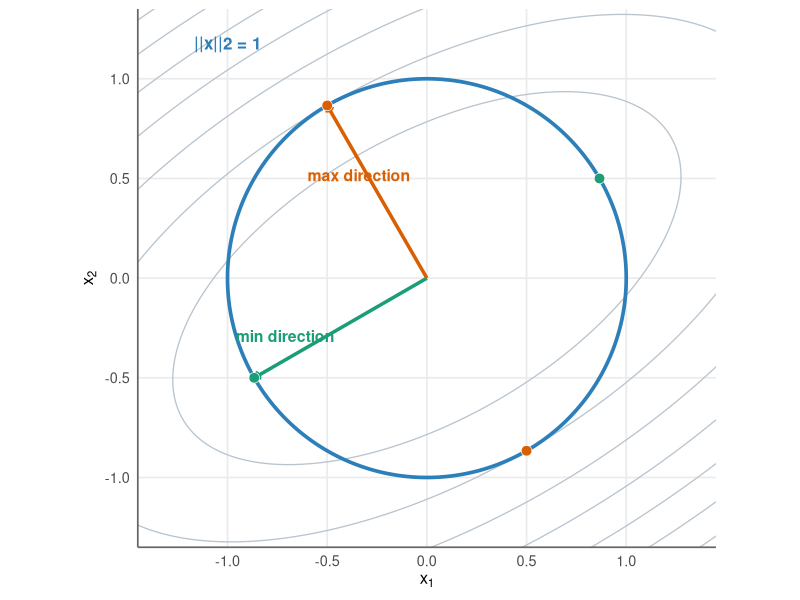
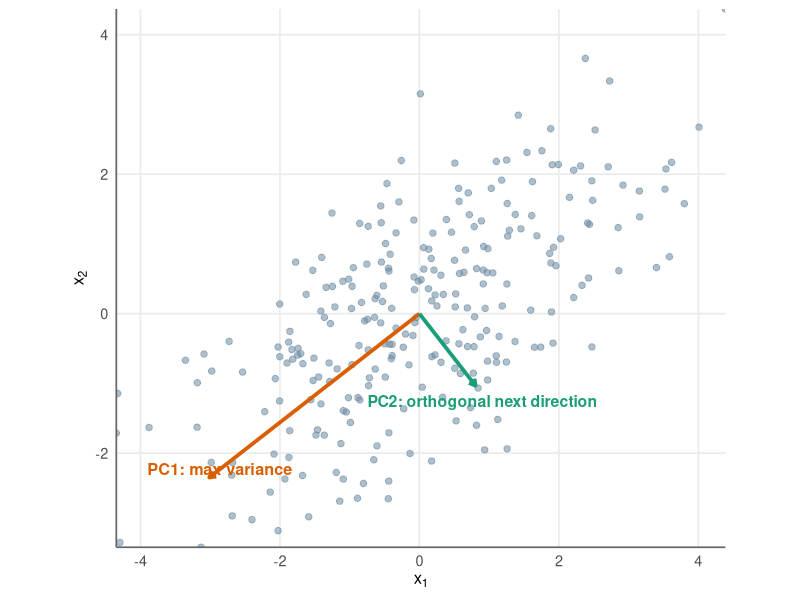

Here is the R script that generated these plots, in order:
library(ggplot2)
library(grid)
library(gridExtra)

script_arg <- grep("^--file=", commandArgs(trailingOnly = FALSE), value = TRUE)
script_path <- if (length(script_arg) > 0) {
  normalizePath(sub("^--file=", "", script_arg[1]))
} else {
  normalizePath(getwd())
}
script_dir <- if (file.info(script_path)$isdir) script_path else dirname(script_path)
figure_dir <- file.path(script_dir, "..", "figure")

theme_set(
  theme_minimal(base_size = 13) +
    theme(
      panel.grid.minor = element_blank(),
      plot.title = element_text(face = "bold", size = 13),
      plot.subtitle = element_text(size = 11),
      axis.title = element_text(size = 12)
    )
)

cols <- list(
  contour = "#B8C4CF",
  feasible_line = "#2C7FB8",
  feasible_fill = "#DCEAF6",
  min_dir = "#1B9E77",
  max_dir = "#D95F02",
  point = "#11324D",
  accent = "#B14D6C",
  data = "#6C8AA3"
)

rot_mat <- function(angle) {
  matrix(
    c(cos(angle), -sin(angle), sin(angle), cos(angle)),
    nrow = 2,
    byrow = TRUE
  )
}

# -----------------------------------------------------------------------------
# Figure 1: quadratic form on the unit circle
# -----------------------------------------------------------------------------

eigvals <- c(0.55, 2.20)
rotation <- rot_mat(pi / 6)
A <- rotation %*% diag(eigvals) %*% t(rotation)
eig <- eigen(A)
v_max <- eig$vectors[, 1]
v_min <- eig$vectors[, 2]

quad_value <- function(x1, x2, A) {
  A[1, 1] * x1^2 + 2 * A[1, 2] * x1 * x2 + A[2, 2] * x2^2
}

grid_df <- expand.grid(
  x1 = seq(-1.55, 1.55, length.out = 260),
  x2 = seq(-1.55, 1.55, length.out = 260)
)
grid_df$z <- quad_value(grid_df$x1, grid_df$x2, A)

theta <- seq(0, 2 * pi, length.out = 500)
circle_df <- data.frame(
  x1 = cos(theta),
  x2 = sin(theta)
)

dir_df <- data.frame(
  x = c(0, 0),
  y = c(0, 0),
  xend = c(v_min[1], v_max[1]),
  yend = c(v_min[2], v_max[2]),
  kind = c("min", "max")
)

point_df <- data.frame(
  x1 = c(v_min[1], -v_min[1], v_max[1], -v_max[1]),
  x2 = c(v_min[2], -v_min[2], v_max[2], -v_max[2]),
  kind = c("min", "min", "max", "max")
)

p1 <- ggplot() +
  geom_contour(
    data = grid_df,
    aes(x = x1, y = x2, z = z),
    bins = 10,
    color = cols$contour,
    linewidth = 0.45
  ) +
  geom_path(
    data = circle_df,
    aes(x = x1, y = x2),
    color = cols$feasible_line,
    linewidth = 1.25
  ) +
  geom_segment(
    data = dir_df,
    aes(x = x, y = y, xend = xend, yend = yend, color = kind),
    linewidth = 1.2,
    arrow = arrow(length = unit(0.18, "cm"))
  ) +
  geom_point(
    data = point_df,
    aes(x = x1, y = x2, fill = kind),
    shape = 21,
    size = 3.3,
    color = "white",
    stroke = 0.35,
    show.legend = FALSE
  ) +
  scale_color_manual(values = c(min = cols$min_dir, max = cols$max_dir)) +
  scale_fill_manual(values = c(min = cols$min_dir, max = cols$max_dir)) +
  annotate("text", x = -1.00, y = 1.18, label = "||x||2 = 1", color = cols$feasible_line, size = 4.3, fontface = "bold") +
  annotate("text", x = 0.82 * v_min[1], y = 0.82 * v_min[2] + 0.12, label = "min direction", color = cols$min_dir, size = 4.0, fontface = "bold") +
  annotate("text", x = 0.78 * v_max[1] + 0.05, y = 0.78 * v_max[2] - 0.16, label = "max direction", color = cols$max_dir, size = 4.0, fontface = "bold") +
  coord_equal(xlim = c(-1.45, 1.45), ylim = c(-1.35, 1.35), expand = FALSE) +
  labs(x = expression(x[1]), y = expression(x[2])) +
  theme(
    axis.line = element_line(color = "grey40"),
    legend.position = "none"
  )

ggsave(file.path(figure_dir, "norm_constrained_circle.pdf"), p1, width = 7.1, height = 5.1)

# -----------------------------------------------------------------------------
# Figure 2: smallest vs largest k eigenvalues
# -----------------------------------------------------------------------------

spectrum <- c(-1.8, -1.1, -0.5, 0.2, 0.9, 1.6, 2.4)
k <- 3
spec_df <- data.frame(
  idx = seq_along(spectrum),
  lambda = spectrum
)

make_spectrum_panel <- function(select_kind) {
  df <- spec_df
  if (select_kind == "min") {
    df$selected <- ifelse(df$idx <= k, "selected", "other")
    title <- "Minimization variant"
    subtitle <- "pick the smallest k eigenvalues"
    select_col <- cols$min_dir
  } else {
    df$selected <- ifelse(df$idx > nrow(df) - k, "selected", "other")
    title <- "Maximization variant"
    subtitle <- "pick the largest k eigenvalues"
    select_col <- cols$max_dir
  }

  ggplot(df, aes(x = factor(idx), y = lambda, fill = selected)) +
    geom_col(width = 0.72, color = "white") +
    geom_hline(yintercept = 0, color = "grey55", linewidth = 0.5) +
    scale_fill_manual(values = c(selected = select_col, other = cols$feasible_fill)) +
    labs(
      title = title,
      subtitle = subtitle,
      x = "sorted eigenvalue index",
      y = expression(lambda[i])
    ) +
    theme(
      legend.position = "none",
      axis.line = element_line(color = "grey40")
    )
}

p2_left <- make_spectrum_panel("min")
p2_right <- make_spectrum_panel("max")
p2 <- arrangeGrob(p2_left, p2_right, ncol = 2)

ggsave(file.path(figure_dir, "norm_constrained_spectrum.pdf"), p2, width = 10.0, height = 4.4)

# -----------------------------------------------------------------------------
# Figure 3: PCA as a norm-constrained eigenvector problem
# -----------------------------------------------------------------------------

set.seed(2026)
n <- 260
cov_rot <- rot_mat(0.62)
cov_mat <- cov_rot %*% diag(c(3.9, 0.75)) %*% t(cov_rot)
z <- matrix(rnorm(2 * n), ncol = 2)
samples <- z %*% chol(cov_mat)
samples <- scale(samples, center = TRUE, scale = FALSE)
samples_df <- data.frame(x1 = samples[, 1], x2 = samples[, 2])

sample_cov <- cov(samples)
pc <- eigen(sample_cov)
pc1 <- 1.95 * sqrt(pc$values[1]) * pc$vectors[, 1]
pc2 <- 1.45 * sqrt(pc$values[2]) * pc$vectors[, 2]

pc_df <- data.frame(
  x = c(0, 0),
  y = c(0, 0),
  xend = c(pc1[1], pc2[1]),
  yend = c(pc1[2], pc2[2]),
  kind = c("PC1", "PC2")
)

p3 <- ggplot(samples_df, aes(x = x1, y = x2)) +
  geom_point(color = cols$data, alpha = 0.55, size = 1.9) +
  geom_segment(
    data = pc_df,
    aes(x = x, y = y, xend = xend, yend = yend, color = kind),
    inherit.aes = FALSE,
    linewidth = 1.3,
    arrow = arrow(length = unit(0.18, "cm"))
  ) +
  scale_color_manual(values = c(PC1 = cols$max_dir, PC2 = cols$min_dir)) +
  annotate("text", x = pc1[1] + 0.15, y = pc1[2] + 0.12, label = "PC1: max variance", color = cols$max_dir, size = 4.1, fontface = "bold") +
  annotate("text", x = pc2[1] + 0.10, y = pc2[2] - 0.22, label = "PC2: orthogonal next direction", color = cols$min_dir, size = 4.0, fontface = "bold") +
  coord_equal(expand = FALSE) +
  labs(x = expression(x[1]), y = expression(x[2])) +
  theme(
    axis.line = element_line(color = "grey40"),
    legend.position = "none"
  )

ggsave(file.path(figure_dir, "norm_constrained_pca.pdf"), p3, width = 7.1, height = 5.0)
